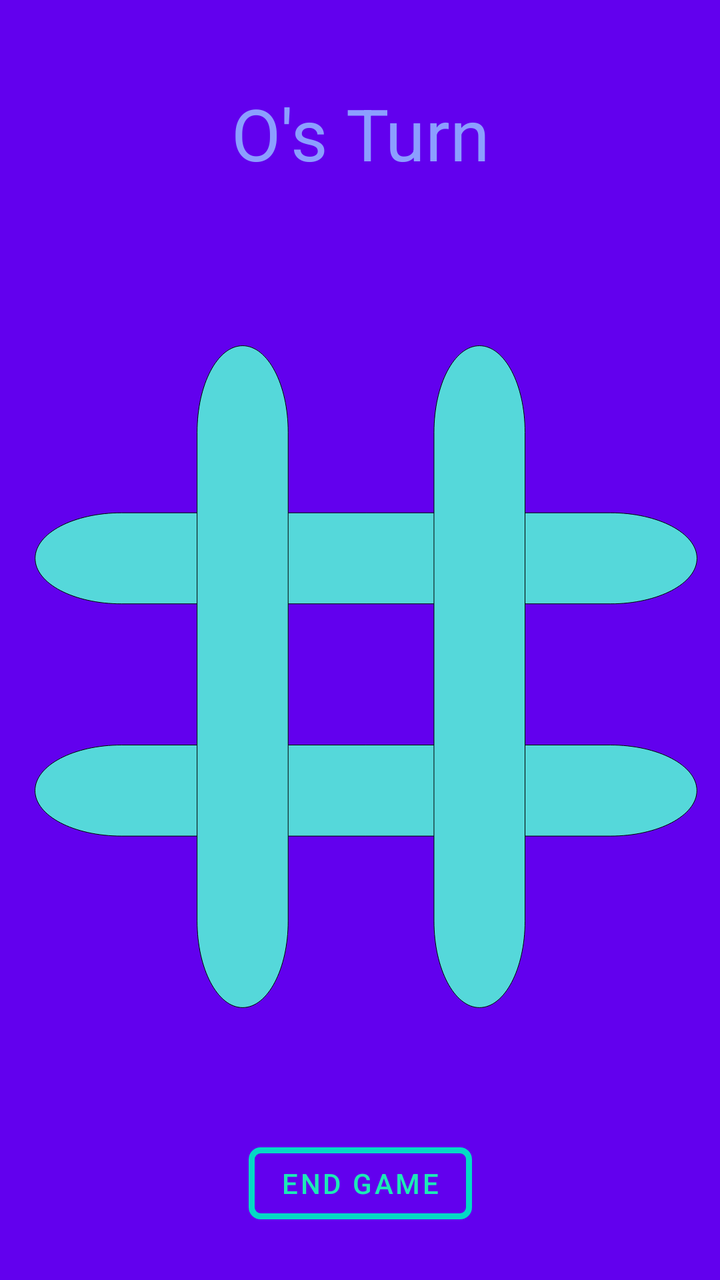
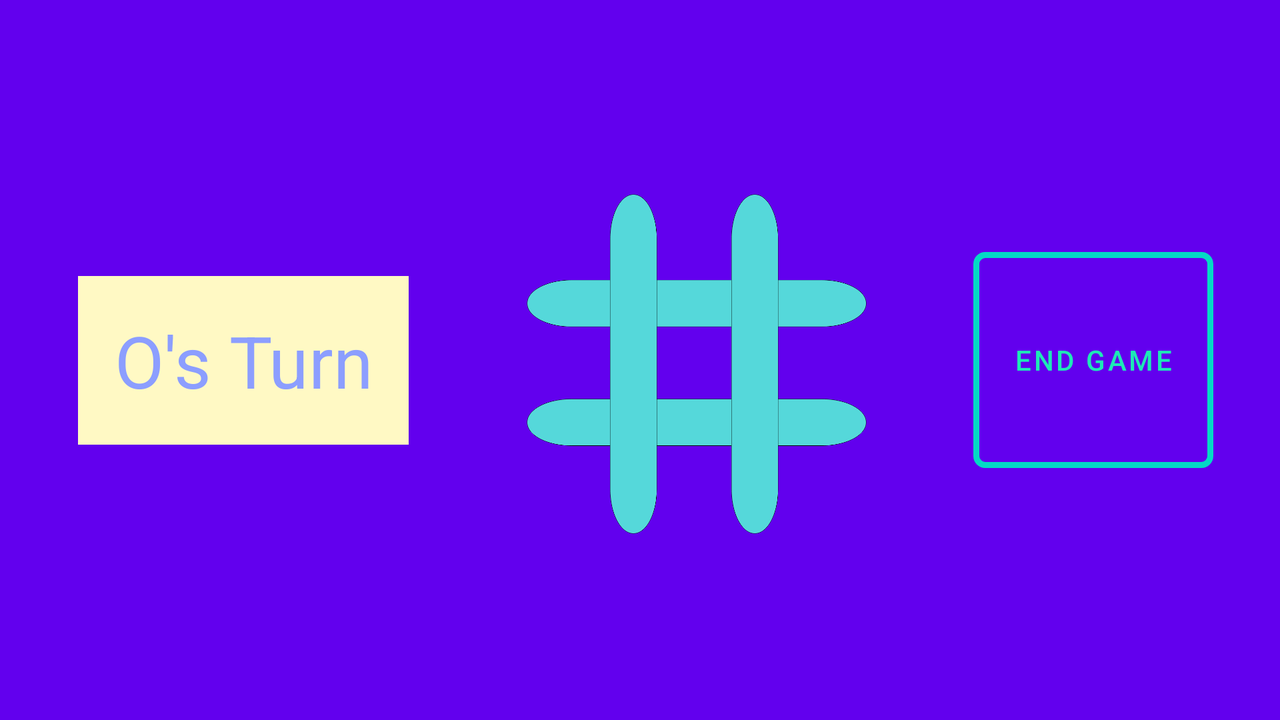

One screen, two layout resources from the same app: the default and the repository's alternative for another configuration. Each is rendered where Android would select it; the XML of both is given below.
<!-- AndroidManifest.xml: application theme Theme.TicTacToe -->
<!-- res/layout/fragment_game.xml -->
<?xml version="1.0" encoding="utf-8"?>
<ScrollView xmlns:android="http://schemas.android.com/apk/res/android"
    xmlns:app="http://schemas.android.com/apk/res-auto"
    xmlns:tools="http://schemas.android.com/tools"
    android:layout_width="match_parent"
    android:layout_height="match_parent"
    android:background="@color/purple_500"
    android:fillViewport="true">

    <androidx.constraintlayout.widget.ConstraintLayout
        android:layout_width="match_parent"
        android:layout_height="wrap_content"
        android:layout_gravity="center">

        <com.google.android.material.textview.MaterialTextView
            android:id="@+id/player_turn_view"
            style="@style/Widget.TicTacToe.TextView"
            android:layout_width="match_parent"
            android:layout_marginHorizontal="@dimen/game_box_margin_port"
            app:layout_constraintBottom_toTopOf="@id/image_background"
            app:layout_constraintEnd_toEndOf="parent"
            app:layout_constraintStart_toStartOf="parent"
            app:layout_constraintTop_toTopOf="parent"
            tools:text="O's Turn" />

        <ImageView
            android:id="@+id/image_background"
            android:layout_width="@dimen/game_background_length_port"
            android:layout_height="@dimen/game_background_length_port"
            android:adjustViewBounds="true"
            android:contentDescription="@string/board"
            android:src="@drawable/icon_background"
            app:layout_constraintBottom_toBottomOf="@id/tic_tac_toe_board"
            app:layout_constraintEnd_toEndOf="@id/tic_tac_toe_board"
            app:layout_constraintHorizontal_bias="0.46"
            app:layout_constraintStart_toStartOf="@id/tic_tac_toe_board"
            app:layout_constraintTop_toTopOf="@id/tic_tac_toe_board"
            app:layout_constraintVertical_bias="0.5" />

        <GridLayout
            android:id="@+id/tic_tac_toe_board"
            android:layout_width="wrap_content"
            android:layout_height="wrap_content"
            android:columnCount="3"
            android:rowCount="3"
            app:layout_constraintBottom_toTopOf="@id/button_end_game"
            app:layout_constraintEnd_toEndOf="parent"
            app:layout_constraintStart_toStartOf="parent"
            app:layout_constraintTop_toBottomOf="@id/player_turn_view">

            <ImageView
                android:id="@+id/grid_upper_left"
                style="@style/GameBoxPort" />

            <ImageView
                android:id="@+id/grid_upper_center"
                style="@style/GameBoxPort" />

            <ImageView
                android:id="@+id/grid_upper_right"
                style="@style/GameBoxPort" />

            <ImageView
                android:id="@+id/grid_center_left"
                style="@style/GameBoxPort" />

            <ImageView
                android:id="@+id/grid_center"
                style="@style/GameBoxPort" />

            <ImageView
                android:id="@+id/grid_center_right"
                style="@style/GameBoxPort" />

            <ImageView
                android:id="@+id/grid_lower_left"
                style="@style/GameBoxPort" />

            <ImageView
                android:id="@+id/grid_lower_center"
                style="@style/GameBoxPort" />

            <ImageView
                android:id="@+id/grid_lower_right"
                style="@style/GameBoxPort" />

        </GridLayout>

        <com.google.android.material.button.MaterialButton
            android:id="@+id/button_end_game"
            style="@style/Widget.TicTacToe.Button"
            android:text="@string/end_game"
            app:layout_constraintBottom_toBottomOf="parent"
            app:layout_constraintEnd_toEndOf="parent"
            app:layout_constraintStart_toStartOf="parent"
            app:layout_constraintTop_toBottomOf="@id/image_background" />

    </androidx.constraintlayout.widget.ConstraintLayout>

</ScrollView>
<!-- resources referenced by this layout -->
<resources>
  <color name="purple_500">#FF6200EE</color>
  <dimen name="game_background_length_port">410dp</dimen>
  <dimen name="game_box_margin_port">22dp</dimen>
  <!-- drawable icon_background: vector/xml drawable (drawable, 2556 chars, omitted) -->
  <string name="board">Tic Tac Toe Board</string>
  <string name="end_game">END GAME</string>
  <style name="GameBoxPort">
          <item name="android:layout_width">@dimen/game_box_port</item>
          <item name="android:layout_height">@dimen/game_box_port</item>
          <item name="android:layout_margin">@dimen/game_box_margin_port</item>
      </style>
  <style name="Widget.TicTacToe.Button" parent="Widget.MaterialComponents.Button.OutlinedButton">
          <item name="android:textColor">#1DE9B6</item>
          <item name="strokeColor">@color/teal_200</item>
          <item name="cornerRadius">@dimen/button_corner_radius</item>
          <item name="strokeWidth">@dimen/button_stroke_width</item>
          <item name="android:layout_width">wrap_content</item>
          <item name="android:layout_height">wrap_content</item>
      </style>
  <style name="Widget.TicTacToe.TextView" parent="Widget.MaterialComponents.TextView">
          <item name="android:textSize">@dimen/text_title</item>
          <item name="android:padding">@dimen/padding_standard</item>
          <item name="android:textColor">#8C9EFF</item>
          <item name="android:textAlignment">center</item>
          <item name="android:layout_width">wrap_content</item>
          <item name="android:layout_height">wrap_content</item>
      </style>
  <style name="Theme.TicTacToe" parent="Theme.MaterialComponents.DayNight.DarkActionBar">
          
          <item name="colorPrimary">@color/purple_500</item>
          <item name="colorPrimaryVariant">@color/purple_700</item>
          <item name="colorOnPrimary">@color/white</item>
          
          <item name="colorSecondary">@color/teal_200</item>
          <item name="colorSecondaryVariant">@color/teal_700</item>
          <item name="colorOnSecondary">@color/black</item>
          
          <item name="android:statusBarColor" tools:targetApi="l">?attr/colorPrimaryVariant</item>
          
  
          
          <item name="textInputOutlinedDenseStyle">
              @style/Widget.TicTacToe.TextInputLayout.OutlinedBox.Dense
          </item>
      </style>
  <dimen name="game_box_port">72dp</dimen>
  <color name="teal_200">#FF03DAC5</color>
  <dimen name="button_corner_radius">6dp</dimen>
  <dimen name="button_stroke_width">3dp</dimen>
  <dimen name="text_title">36sp</dimen>
  <dimen name="padding_standard">18dp</dimen>
  <color name="purple_700">#FF3700B3</color>
  <color name="white">#FFFFFFFF</color>
  <color name="teal_700">#FF018786</color>
  <color name="black">#FF000000</color>
  <style name="Widget.TicTacToe.TextInputLayout.OutlinedBox.Dense" parent="Widget.MaterialComponents.TextInputLayout.OutlinedBox.Dense">
          <item name="android:layout_width">@dimen/edit_text_width</item>
          <item name="android:layout_marginBottom">@dimen/landing_margin_small</item>
          <item name="android:layout_height">wrap_content</item>
      </style>
  <dimen name="edit_text_width">164dp</dimen>
  <dimen name="landing_margin_small">24dp</dimen>
</resources>
<!-- res/layout-land/fragment_game.xml (the repository's variant of the layout above) -->
<!-- drawn on the phone turned sideways -->
<?xml version="1.0" encoding="utf-8"?>
<androidx.constraintlayout.widget.ConstraintLayout xmlns:android="http://schemas.android.com/apk/res/android"
    xmlns:app="http://schemas.android.com/apk/res-auto"
    xmlns:tools="http://schemas.android.com/tools"
    android:layout_width="match_parent"
    android:layout_height="match_parent"
    android:layout_gravity="center"
    android:background="@color/purple_500">

    <com.google.android.material.textview.MaterialTextView
        android:id="@+id/player_turn_view"
        style="@style/Widget.TicTacToe.TextView"
        app:layout_constraintBottom_toBottomOf="parent"
        app:layout_constraintEnd_toStartOf="@id/image_background"
        app:layout_constraintStart_toStartOf="parent"
        app:layout_constraintTop_toTopOf="parent"
        tools:background="@color/yellow_100"
        tools:text="O's Turn" />

    <ImageView
        android:id="@+id/image_background"
        android:layout_width="@dimen/game_background_length_land"
        android:layout_height="@dimen/game_background_length_land"
        android:adjustViewBounds="true"
        android:contentDescription="@string/board"
        android:src="@drawable/icon_background"
        app:layout_constraintBottom_toBottomOf="@id/tic_tac_toe_board"
        app:layout_constraintEnd_toEndOf="@id/tic_tac_toe_board"
        app:layout_constraintHorizontal_bias="0.42"
        app:layout_constraintStart_toStartOf="@id/tic_tac_toe_board"
        app:layout_constraintTop_toTopOf="@id/tic_tac_toe_board"
        app:layout_constraintVertical_bias="0.45" />

    <GridLayout
        android:id="@+id/tic_tac_toe_board"
        android:layout_width="wrap_content"
        android:layout_height="wrap_content"
        android:columnCount="3"
        android:rowCount="3"
        app:layout_constraintBottom_toBottomOf="parent"
        app:layout_constraintEnd_toStartOf="@id/button_end_game"
        app:layout_constraintStart_toEndOf="@id/player_turn_view"
        app:layout_constraintTop_toTopOf="parent">

        <ImageView
            android:id="@+id/grid_upper_left"
            style="@style/GameBoxLand" />

        <ImageView
            android:id="@+id/grid_upper_center"
            style="@style/GameBoxLand" />

        <ImageView
            android:id="@+id/grid_upper_right"
            style="@style/GameBoxLand" />

        <ImageView
            android:id="@+id/grid_center_left"
            style="@style/GameBoxLand" />

        <ImageView
            android:id="@+id/grid_center"
            style="@style/GameBoxLand" />

        <ImageView
            android:id="@+id/grid_center_right"
            style="@style/GameBoxLand" />

        <ImageView
            android:id="@+id/grid_lower_left"
            style="@style/GameBoxLand" />

        <ImageView
            android:id="@+id/grid_lower_center"
            style="@style/GameBoxLand" />

        <ImageView
            android:id="@+id/grid_lower_right"
            style="@style/GameBoxLand" />

    </GridLayout>

    <com.google.android.material.button.MaterialButton
        android:id="@+id/button_end_game"
        style="@style/Widget.TicTacToe.Button"
        android:layout_width="@dimen/square_button_length"
        android:layout_height="@dimen/square_button_length"
        android:text="@string/end_game"
        app:layout_constraintBottom_toBottomOf="parent"
        app:layout_constraintEnd_toEndOf="parent"
        app:layout_constraintStart_toEndOf="@id/image_background"
        app:layout_constraintTop_toTopOf="parent" />

</androidx.constraintlayout.widget.ConstraintLayout>
<!-- resources referenced by the variant -->
<!-- as the phone turned sideways resolves them -->
<resources>
  <color name="purple_500">#FF6200EE</color>
  <color name="yellow_100">#FFF9C4</color>
  <dimen name="game_background_length_land">210dp</dimen>
  <dimen name="square_button_length">120dp</dimen>
  <!-- drawable icon_background: vector/xml drawable (drawable, 2556 chars, omitted) -->
  <string name="board">Tic Tac Toe Board</string>
  <string name="end_game">END GAME</string>
  <style name="GameBoxLand">
          <item name="android:layout_width">@dimen/game_box_land</item>
          <item name="android:layout_height">@dimen/game_box_land</item>
          <item name="android:layout_margin">@dimen/game_box_margin_land</item>
      </style>
  <style name="Widget.TicTacToe.Button" parent="Widget.MaterialComponents.Button.OutlinedButton">
          <item name="android:textColor">#1DE9B6</item>
          <item name="strokeColor">@color/teal_200</item>
          <item name="cornerRadius">@dimen/button_corner_radius</item>
          <item name="strokeWidth">@dimen/button_stroke_width</item>
          <item name="android:layout_width">wrap_content</item>
          <item name="android:layout_height">wrap_content</item>
      </style>
  <style name="Widget.TicTacToe.TextView" parent="Widget.MaterialComponents.TextView">
          <item name="android:textSize">@dimen/text_title</item>
          <item name="android:padding">@dimen/padding_standard</item>
          <item name="android:textColor">#8C9EFF</item>
          <item name="android:textAlignment">center</item>
          <item name="android:layout_width">wrap_content</item>
          <item name="android:layout_height">wrap_content</item>
      </style>
  <style name="Theme.TicTacToe" parent="Theme.MaterialComponents.DayNight.DarkActionBar">
          
          <item name="colorPrimary">@color/purple_500</item>
          <item name="colorPrimaryVariant">@color/purple_700</item>
          <item name="colorOnPrimary">@color/white</item>
          
          <item name="colorSecondary">@color/teal_200</item>
          <item name="colorSecondaryVariant">@color/teal_700</item>
          <item name="colorOnSecondary">@color/black</item>
          
          <item name="android:statusBarColor" tools:targetApi="l">?attr/colorPrimaryVariant</item>
          
  
          
          <item name="textInputOutlinedDenseStyle">
              @style/Widget.TicTacToe.TextInputLayout.OutlinedBox.Dense
          </item>
      </style>
  <dimen name="game_box_land">36dp</dimen>
  <dimen name="game_box_margin_land">11dp</dimen>
  <color name="teal_200">#FF03DAC5</color>
  <dimen name="button_corner_radius">6dp</dimen>
  <dimen name="button_stroke_width">3dp</dimen>
  <dimen name="text_title">36sp</dimen>
  <dimen name="padding_standard">18dp</dimen>
  <color name="purple_700">#FF3700B3</color>
  <color name="white">#FFFFFFFF</color>
  <color name="teal_700">#FF018786</color>
  <color name="black">#FF000000</color>
  <style name="Widget.TicTacToe.TextInputLayout.OutlinedBox.Dense" parent="Widget.MaterialComponents.TextInputLayout.OutlinedBox.Dense">
          <item name="android:layout_width">@dimen/edit_text_width</item>
          <item name="android:layout_marginBottom">@dimen/landing_margin_small</item>
          <item name="android:layout_height">wrap_content</item>
      </style>
  <dimen name="edit_text_width">164dp</dimen>
  <dimen name="landing_margin_small">24dp</dimen>
</resources>
